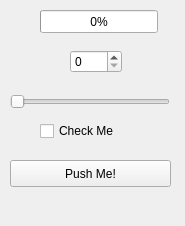
<?xml version="1.0" encoding="UTF-8"?>
<ui version="4.0">
 <class>MainWindow</class>
 <widget class="QMainWindow" name="MainWindow">
  <property name="geometry">
   <rect>
    <x>0</x>
    <y>0</y>
    <width>185</width>
    <height>226</height>
   </rect>
  </property>
  <property name="windowTitle">
   <string>MainWindow</string>
  </property>
  <widget class="QWidget" name="centralWidget">
   <widget class="QSlider" name="horizontalSlider">
    <property name="geometry">
     <rect>
      <x>10</x>
      <y>90</y>
      <width>160</width>
      <height>23</height>
     </rect>
    </property>
    <property name="orientation">
     <enum>Qt::Horizontal</enum>
    </property>
   </widget>
   <widget class="QSpinBox" name="spinBox">
    <property name="geometry">
     <rect>
      <x>70</x>
      <y>50</y>
      <width>52</width>
      <height>23</height>
     </rect>
    </property>
   </widget>
   <widget class="QProgressBar" name="progressBar">
    <property name="geometry">
     <rect>
      <x>40</x>
      <y>10</y>
      <width>118</width>
      <height>23</height>
     </rect>
    </property>
    <property name="value">
     <number>0</number>
    </property>
   </widget>
   <widget class="QCheckBox" name="checkBox">
    <property name="geometry">
     <rect>
      <x>40</x>
      <y>120</y>
      <width>98</width>
      <height>22</height>
     </rect>
    </property>
    <property name="text">
     <string>Check Me</string>
    </property>
   </widget>
   <widget class="QPushButton" name="pushButton">
    <property name="geometry">
     <rect>
      <x>10</x>
      <y>160</y>
      <width>161</width>
      <height>27</height>
     </rect>
    </property>
    <property name="text">
     <string>Push Me!</string>
    </property>
   </widget>
  </widget>
  <widget class="QMenuBar" name="menuBar">
   <property name="geometry">
    <rect>
     <x>0</x>
     <y>0</y>
     <width>185</width>
     <height>25</height>
    </rect>
   </property>
  </widget>
 </widget>
 <layoutdefault spacing="6" margin="11"/>
 <resources/>
 <connections>
  <connection>
   <sender>horizontalSlider</sender>
   <signal>valueChanged(int)</signal>
   <receiver>spinBox</receiver>
   <slot>setValue(int)</slot>
   <hints>
    <hint type="sourcelabel">
     <x>99</x>
     <y>232</y>
    </hint>
    <hint type="destinationlabel">
     <x>85</x>
     <y>132</y>
    </hint>
   </hints>
  </connection>
  <connection>
   <sender>horizontalSlider</sender>
   <signal>valueChanged(int)</signal>
   <receiver>progressBar</receiver>
   <slot>setValue(int)</slot>
   <hints>
    <hint type="sourcelabel">
     <x>99</x>
     <y>232</y>
    </hint>
    <hint type="destinationlabel">
     <x>98</x>
     <y>42</y>
    </hint>
   </hints>
  </connection>
 </connections>
</ui>
